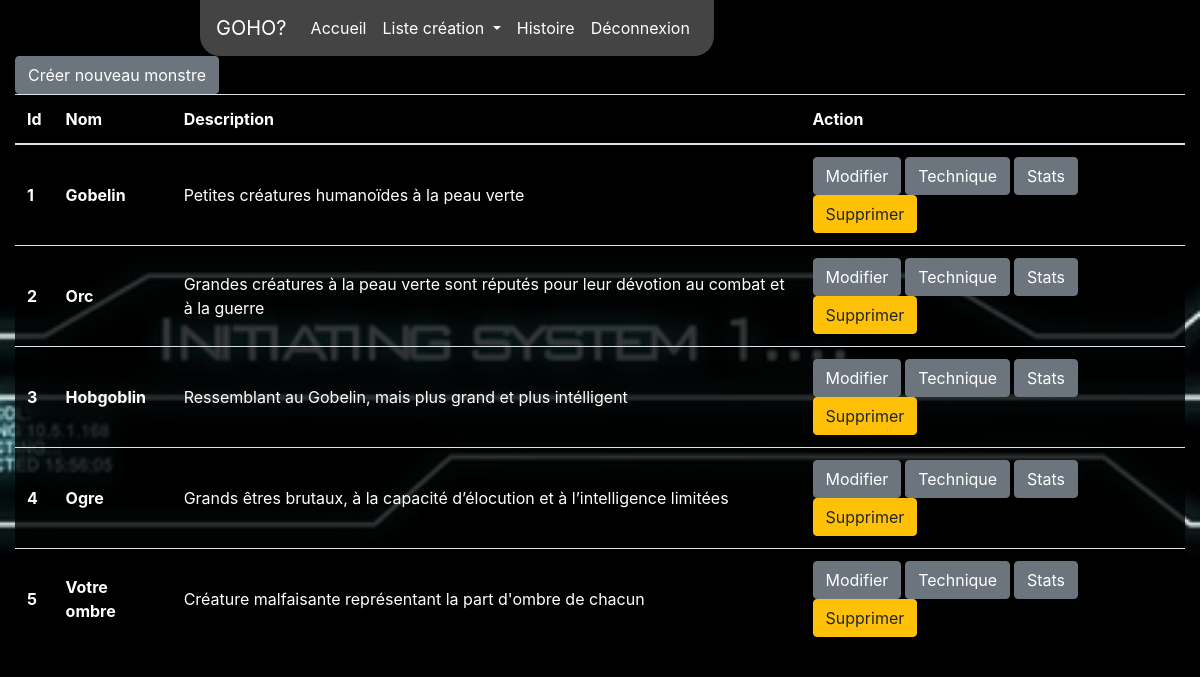
Page /?page=liste-monstre (signed in) on the earlier database version.
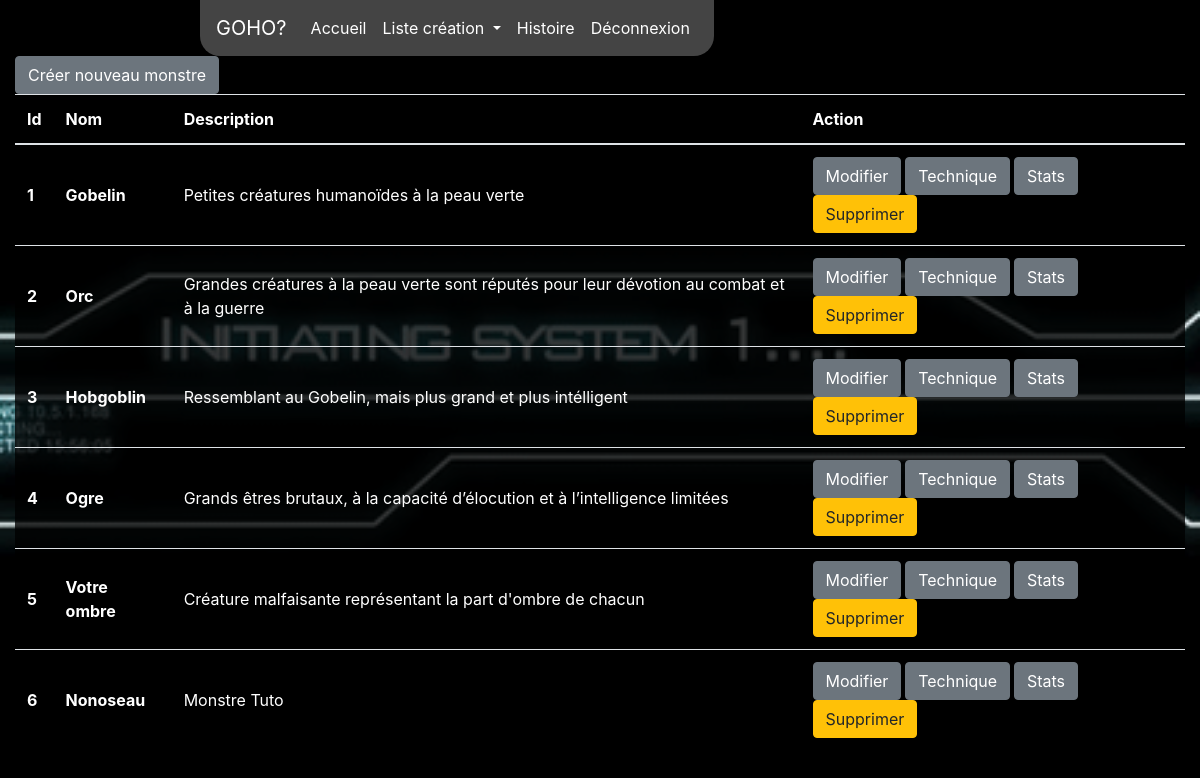
Same page on the later database version.
### tables this page shows
CREATE TABLE `Monstre` (
  `id` int(11) NOT NULL,
  `Nom` varchar(250) NOT NULL,
  `Description` varchar(250) NOT NULL
);

### app/modeleMonstre.php (called while the page is built, shortened)
<?php
function listeMonstre(){
  $connect = con();
  $sql = "SELECT * FROM `Monstre`";
  $result = $connect->query($sql);
  $tableMonstre = $result->fetch_all(MYSQLI_ASSOC);
  return $tableMonstre;
}
?>

### utilisateur/admin/monstre/listeMonstre.php (the view, shortened to what this page needs)
<div class="col align-self-center">
  <a href="/?page=creer-monstre" class="btn btn-secondary">Créer nouveau monstre</a>
  <table class="table table-striped listTableBackground">
    <thead>
      <tr>
        <th>Id</th>
        <th>Nom</th>
        <th>Description</th>
        <th class="tableActionMonstre">Action</th>
      </tr>
    </thead>
    <tbody>
      <?php foreach(listeMonstre() as $key => $value){ ?>
        <tr>
          <th><?= $value['id'] ?></th>
          <th><?= $value['Nom'] ?></th>
          <td><?= $value['Description'] ?></td>
          <th>
            <a href="/?page=modify-monstre&id=<?= $value['id'] ?>" class="btn btn-secondary">Modifier</a>
            <a href="/?page=liste-techMonstre&id=<?= $value['id'] ?>&nom=<?= $value['Nom'] ?>" class="btn btn-secondary">Technique</a>
            <a href="/?page=liste-monstreStats&id=<?= $value['id'] ?>&nom=<?= $value['Nom'] ?>" class="btn btn-secondary">Stats</a>
            <form class="d-inline" action="" method="post">
              <button class="btn btn-warning" type="submit" name="del">Supprimer</button>
            </form>
          </th>
        <?php } ?>
      </tr>
    </tbody>
  </table>
</div>

Differences in the rows shown:
added monstre: id "6", Nom "Nonoseau", Description "Monstre Tuto"
